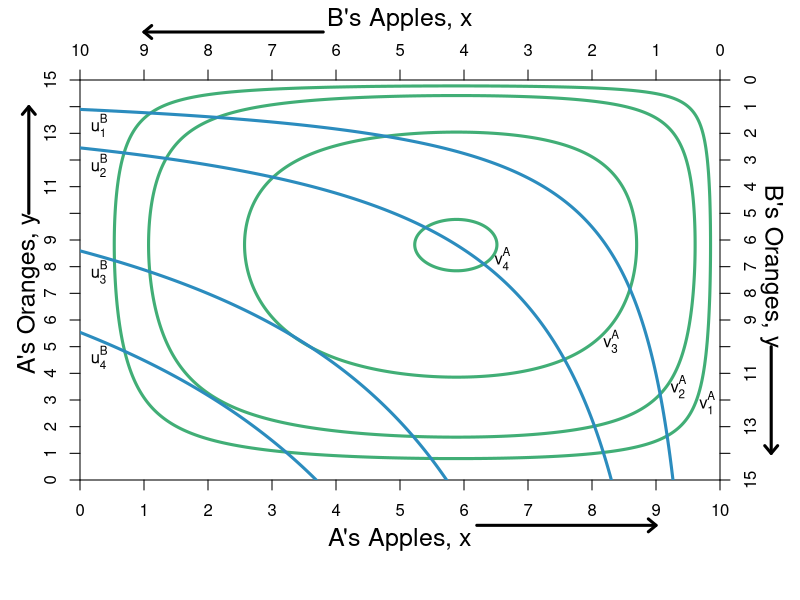

The R script that drew this image:
#Graph Designer: Simon Halliday & Madeleine Wettach '20
#Authors: Bowles, Foley and Halliday
#Title: Microeconomics: Competition, Conflict and Coordination

require(shape)
pdf(file = "property/step_by_step_graphs_5/property_hg_he_step2.pdf", width = 9, height = 7)

#Set parameters for graphics
axislabelsize <- 1.5
graphlinewidth <- 3

COL <- c("#7fc97f", "#beaed4", "#fdc086", "#ffff99", "#386cb0", "#f0027f", "#bf5b17", "#666666")
COLA <- c("#99d8c9","#66c2a4","#41ae76", "#238b45", "#005824")
COLB <- c("#4eb3d3", "#2b8cbe", "#0868ac","#084081")

par(mar =  c(6, 4, 4, 4))

uA <- function(x, y) {
  0.5*log(x) + 0.5*log(y) + 0.35*log(10 - x) + 0.35*log(15 - y)
}

uB <- function(x, y) {
  0.5*log(10 - x) + 0.5*log(15 - y)
}

xlims <- c(0, 10)
ylims <- c(0, 15)

npts <- 501 
x <- seq(xlims[1], xlims[2], length.out = npts)
y <- seq(ylims[1], ylims[2], length.out = npts) 
a <- c(2.2, 2.526628, 2.9, 3.1)
b <- c(1.2, 1.618586, 2.08, 2.275)

#For B we need a utility where xA = 5.88, ya = 8.82 => corresponds to 1.618 above

plot(0, 0, xlim = xlims, ylim = ylims, type = "n",
     xlab = expression(paste("")),
     ylab = expression(paste("")), 
     xaxt = "n", 
     yaxt = "n", 
     cex.lab = axislabelsize, 
     bty = "n",
     xaxs="i", 
     yaxs="i")

ticksy <- seq(from = 0, to = 15, by = 1)
ylabels <- seq(from = 0, to = 15, by = 1)
ticksx <- seq(from = 0, to = 10, by = 1)
xlabels <- seq(from = 0, to = 10, by = 1)
axis(1, at = ticksx, pos = 0, labels = xlabels)
axis(2, at = ticksy, pos = 0, labels = ylabels, las = 0)

##iso welfare curves
contour(x, y, 
        outer(x, y, uA),
        drawlabels = FALSE,
        col = COLA[3],
        lwd = graphlinewidth,
        levels = a, 
        xaxs="i", 
        yaxs="i", 
        add = TRUE) 

mtext("A's Apples, x", side=1, line = 2.5, cex = axislabelsize)
text(-0.8, 7, expression(paste("A's Oranges, y")), xpd = TRUE, cex = axislabelsize, srt = 90) 

#Add arrows:
arrows(-0.8, 10, -0.8, 14, xpd = TRUE, length=0.1,angle=40,lwd=3)
arrows(6.2, -1.7, 9, -1.7, xpd = TRUE, length=0.1,angle=40,lwd=3)


contour(x, y, 
        outer(x, y, uB),
        drawlabels = FALSE,
        col = COLB[2],
        lwd = graphlinewidth,
        levels = b, 
        add = TRUE
) 

###segments(0, 0, 5.88, 8.88, lty = 1, col = COL[2] , lwd = graphlinewidth)
###text(5.5, 6.4, expression("Pareto Efficient Curve"))
###Arrows(5.3, 6.7, 5.3, 7.6, col = "black", lty = 1, lwd = 2, arr.type = "triangle", arr.lwd = 0.5)

#Label the iso-welfare functions for the HG, Aisha
text(9.8, 2.9, expression(v[1]^A))
text(9.35, 3.5, expression(v[2]^A))
text(8.3, 5.2, expression(v[3]^A))
text(6.6, 8.3, expression(v[4]^A))

#Label the indifference curves for the HE, Betty
text(0.3, 13.3, expression(u[1]^B))
text(0.3, 11.8, expression(u[2]^B))
text(0.3, 7.8, expression(u[3]^B))
text(0.3, 4.6, expression(u[4]^B))

#A's bliss point - 3.1073 is the value of u
###points(5.88, 8.82, pch = 16, col = "black", cex = 1.5)
###text(5.88, 11, expression(paste("A's highest v, ", v[max]^A)))
###Arrows(5.88, 10.6, 5.88, 9.3, col = "black", lty = 1, lwd = 2, arr.type = "triangle", arr.lwd = 0.5)

#Label point i. 
##points(5, 7.5, pch = 16, col = "black", cex = 1.5)
##text(5, 7.9, expression(paste("i")))

#Label two points for comparison
##points(2.05, 3.075, pch = 16, col = "black", cex = 1.5)
##text(2.05, 3.55, expression(paste("j")))
##points(9, 13.5, pch = 16, col = "black", cex = 1.5)
##text(9, 13, expression(paste("k")))

#Label two points for comparison
##points(8, 2, pch = 16, col = "black", cex = 1.5)
##text(8, 1.5, expression(paste("e")))



par(new = TRUE)

#Use the same x and ylims as previously, but with locations switched
xlims2 <- c(10, 0)
ylims2 <- c(15, 0)

#Leave the ylab and xlab blank to ensure no axes titles
plot(0, 0, xlim = xlims2, ylim = ylims2, type = "n",
     xlab = expression(paste("")),
     ylab = expression(paste("")),
     xaxt = "n", 
     yaxt = "n", 
     cex.lab = 1.3, 
     bty = "n",
     xaxs="i", 
     yaxs="i")

#Set up axes at sides 3 and 4 (top and right)
axis(side = 3, at = ticksx, pos = 0, labels = xlabels)
axis(side = 4, at = ticksy, pos = 0, labels = ylabels, las = 0)
mtext("B's Apples, x", side=3, line = 2.5, cex = axislabelsize)
text(-0.8, 7, expression(paste("B's Oranges, y")), xpd = TRUE, cex = axislabelsize, srt = 270) 

#Add arrows:
arrows(-0.8, 10, -0.8, 14, xpd = TRUE, length=0.1,angle=40,lwd=3)
arrows(6.2, -1.8, 9, -1.8, xpd = TRUE, length=0.1,angle=40,lwd=3)

dev.off()
